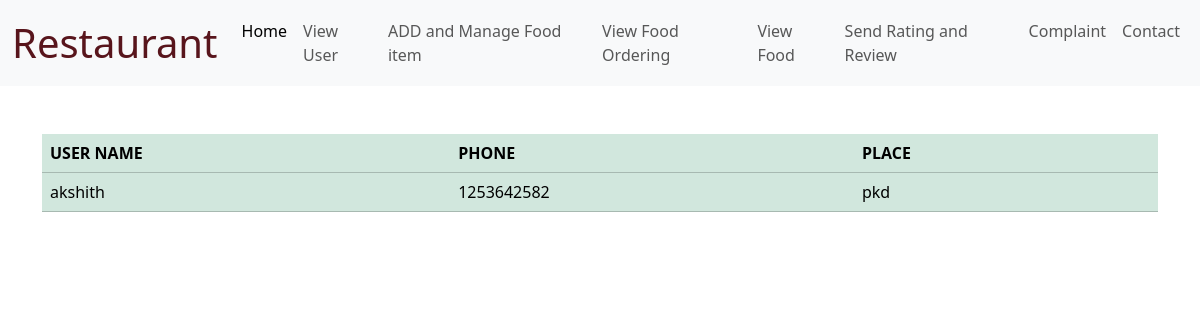
Page /viewuser on the earlier database version.
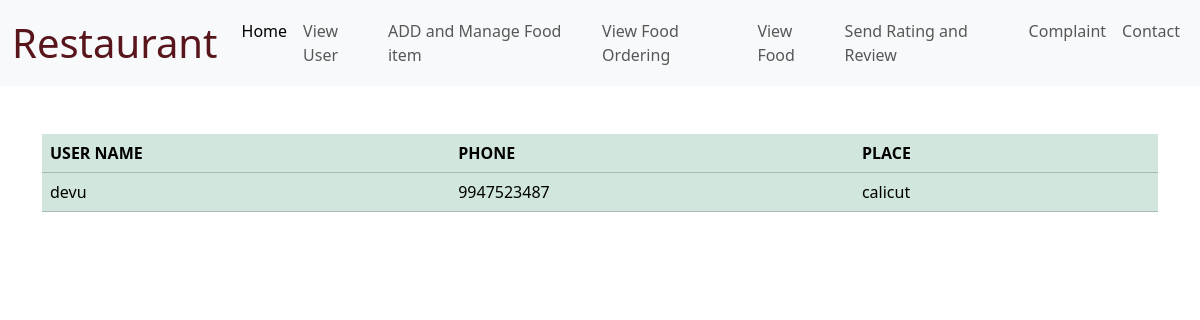
Same page on the later database version.
### world_wallet_expence_app/models.py (models this page shows)
class UserTable(models.Model):
    LOGINID=models.ForeignKey(LoginTable, on_delete=models.CASCADE)
    Name=models.CharField(max_length=20, null=True,blank=True)
    phone=models.CharField(max_length=20, null=True,blank=True)
    place=models.CharField(max_length=25, null=True,blank=True)
    status=models.CharField(max_length=25, null=True,blank=True)

### world_wallet_expence_app/views.py (the view)
# urls.py: path('viewuser',Viewuser.as_view(),name='viewuser'),
class Viewuser(View):
    def get(self,request):
         u = UserTable.objects.all()
         return render(request,"RESTAURANT/viewuser.html",{'u':u})

### templates/RESTAURANT/viewuser.html (shortened to what this page needs)
{% load static %}
<html lang="en">
<head>
    <link href="https://cdn.jsdelivr.net/npm/bootstrap@5.3.3/dist/css/bootstrap.min.css" rel="stylesheet">
</head>
<body>
    <nav class="navbar navbar-expand-lg bg-body-tertiary">
        <div class="container-fluid">
          <a class="navbar-brand fs-1 text-danger-emphasis" href="#">Restaurant</a>
          <div class="collapse navbar-collapse" id="navbarSupportedContent">
            <ul class="navbar-nav ms-auto mb-2 mb-lg-0">
              <li class="nav-item">
                <a class="nav-link active" aria-current="page" href="/HomeRS">Home</a>
              </li>
              <li class="nav-item">
                <a class="nav-link" href="/viewuser">View User</a>
              </li>
              <li class="nav-item">
                <a class="nav-link" href="/Add">ADD and Manage Food item</a>
              </li>
              <li class="nav-item">
                <a class="nav-link " href="/viewfood">View Food Ordering</a>
              </li>
              <li class="nav-item">
                <a class="nav-link " href="/foodview">View Food </a>
              </li>
              <li class="nav-item">
                <a class="nav-link" href="/Resreview">Send Rating and Review</a>
              </li>
              <li class="nav-item">
                <a class="nav-link" href="/restcomplaint">Complaint</a>
              </li>
              <li class="nav-item">
                <a class="nav-link" href="#">Contact</a>
              </li>
            </ul>
          </div>
        </div>
      </nav>
      <div class="container mt-5">
        <table class="table table-success">
            <thead>
              <tr>
                <th scope="col">USER NAME</th>
                <th scope="col">PHONE</th>
                <th scope="col">PLACE</th>
                <th colspan="6"></th>
              </tr>
            </thead>
            <tbody>
              {% for i in u %}
              <tr>
                <td>{{i.Name}}</td>
                <td> {{i.phone}}</td>
                <td>{{i.place}}</td>
                <td></td>
              </tr>
              {%endfor%}
            </tbody>
          </table>
        </div>
</body>
</html>

Differences in the rows shown:
removed UserTable: Name "akshith", phone "1253642582", place "pkd"
added UserTable: Name "devu", phone "9947523487", place "calicut"
